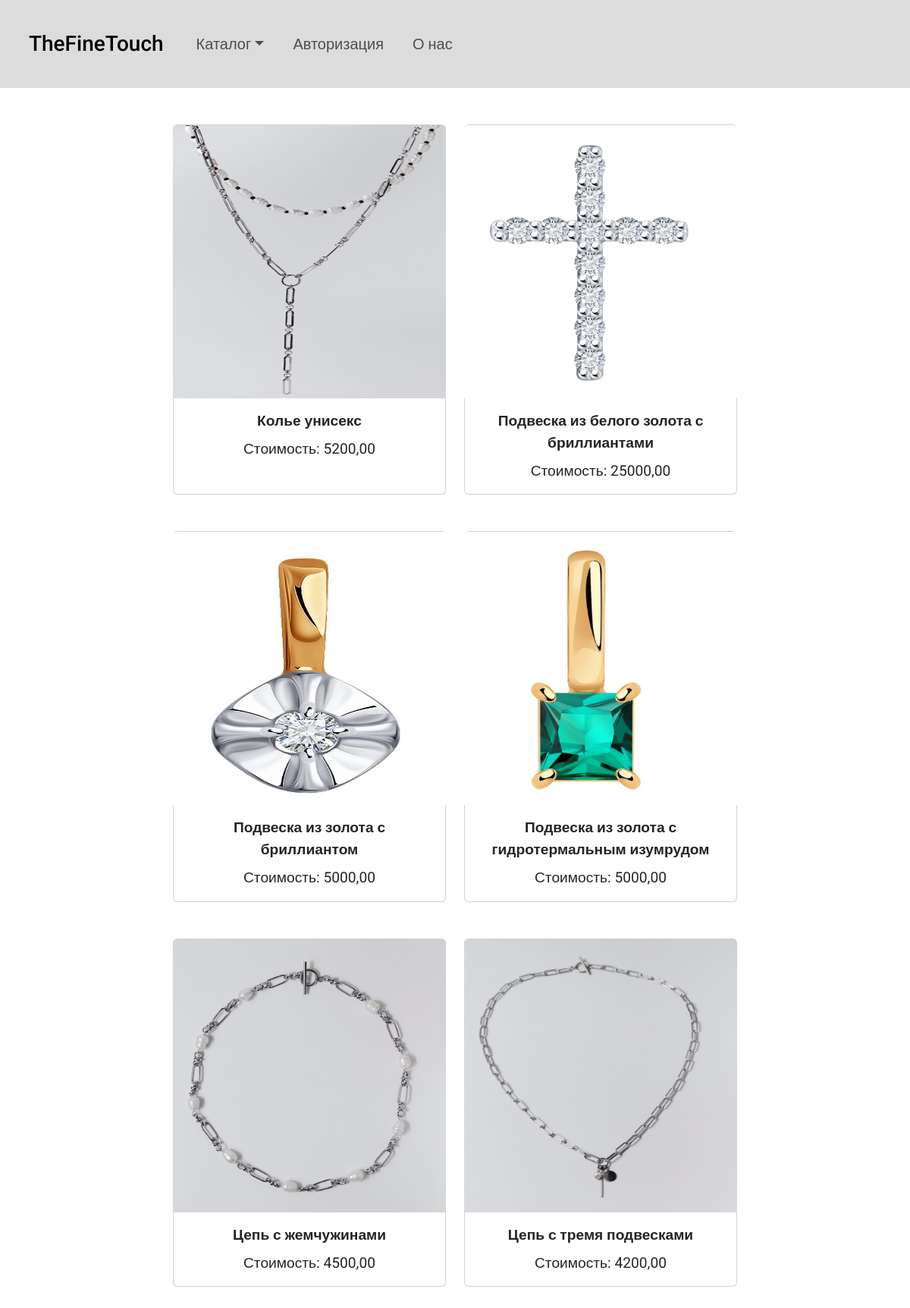
The page / on the database its author committed.
### shop/models.py (models this page shows, shortened)
class Product(models.Model):
    category = models.ForeignKey(Category, on_delete=models.CASCADE)
    name = models.CharField("Название продукта", max_length=150, db_index=True)
    slug = models.CharField(max_length=150, db_index=True, unique=True)
    image = models.ImageField("Изображение",upload_to='product/', blank=True)
    description = models.TextField("Описание",max_length=1000, blank=True)
    price = models.DecimalField("Цена", max_digits=10, decimal_places=2)
    available = models.BooleanField("Доступность",default=True)
    created = models.DateTimeField("Создано", auto_now_add=True)
    uploaded = models.DateTimeField("Обновлено", auto_now=True)
    class Meta:
        ordering = ('name',)
        verbose_name = 'Товар'
        verbose_name_plural = 'Товары'
        index_together = (('id', 'slug'), )

### shop/views.py (the view)
# urls.py: path('', index, name='index'),
def index (request):
    categories = Category.objects.all()
    products = Product.objects.all()
    return render(request, 'shop/index.html', {'cats':categories, 'products': products})

### shop/templates/shop/index.html (shortened to what this page needs)
{% extends 'shop/base.html' %}
{% load static %}
{% block content %}
<link type="text/css" rel="stylesheet" href="{% static 'shop/css/index.css' %}">
<div class="container mb-5">
    <div class="row">
      {% for product in products %}
        <div class="col-sm-6 col-md-4 col-lg-3 mt-5 product">
          <div class="card">
            <div class="image-containter">
              <img src="{{ product.image.url }}" alt="{{ product.name }}" class="card-img-top">
            </div>
            <div class="card-body">
              <p class="card-title"><b>{{ product.name }}</b></p>
              <p class="card-text">Стоимость: {{ product.price }}</p>
            </div>
          </div>
        </div>
      {% endfor %}
    </div>
  </div>
{% endblock %}

### shop/templates/shop/base.html (shortened to what this page needs)
{% load static %}
<!DOCTYPE html>
<html lang="en">
<head>
    <link href="https://cdn.jsdelivr.net/npm/bootstrap@5.3.0-alpha3/dist/css/bootstrap.min.css" rel="stylesheet">
    <link type="text/css" rel="stylesheet" href="{% static 'shop/css/style.css' %}">
</head>
<body background="{% static 'shop/images/background.png' %}">
    <nav class="navbar navbar-expand-lg" style="background-color: #dcdcdc;">
        <div class="container-fluid">
          <a class="navbar-brand" href="{% url 'index' %}">TheFineTouch</a>
          <div class="collapse navbar-collapse" id="navbarNavAltMarkup">
          <div class="navbar-nav">
            <li class="nav-item dropdown">
              <a class="nav-link dropdown-toggle" href="#" role="button" data-bs-toggle="dropdown" aria-expanded="false">Каталог</a>
            </li>
            {% if request.user.is_authenticated %}
              <a class="nav-link alert-ref" href="#">Профиль</a>
              {% if request.session.cart|length %}
                <a href="{% url 'cart_detail' %}" class="nav-link">Корзина</a>
              {% endif %}
            {% else %}
              <a class="nav-link" href="{% url 'login' %}">Авторизация</a>
            {% endif %}
              <a class="nav-link" href="{% url 'about' %}">О нас</a>
            </div>
          </div>
        </div>
    </nav>
    {% block content %}
    {% endblock %}
</body>
</html>

### shop/static/shop/css/style.css (style rules this page uses)
* { padding: 0; margin: 0; box-sizing: border-box; font-family: 'Roboto', sans-serif; }
.container-fluid { padding: 1.5em !important; }
.navbar-brand { padding-left: 0.5em !important; padding-right: 1.25em !important; margin-right: 0 !important; font-size: 1.75em; font-weight: 500; }
.navbar-collapse { font-size: 1.25em !important; }
.dropdown-toggle { padding-right: 1.5em !important; }
.nav-link { padding-right: 1.5em !important; }

### shop/static/shop/css/index.css (style rules this page uses)
.product { width: auto; }
.row { justify-content: center; }
.card { display: flex; flex-direction: column; align-items: center; justify-content: center; height: 100%; width: 15vw; }
.card-img-top { width: 15vw; height: 15vw; }
.card-body { text-align: center; }
@media (max-width: 1367px) and (min-width: 991px) { .card { width: 30vw; } }
@media (max-width: 1367px) and (min-width: 991px) { .card-img-top { width: 30vw; height: 30vw; } }
@media (max-width: 1367px) and (min-width: 991px) { .product { font-size: 1.2em; } }

### rows shown on the page
Product: image (picture), name "Колье унисекс", price "5200,00"
Product: image (picture), name "Подвеска из белого золота с бриллиантами", price "25000,00"
Product: image (picture), name "Подвеска из золота с бриллиантом", price "5000,00"
Product: image (picture), name "Подвеска из золота с гидротермальным изумрудом", price "5000,00"
Product: image (picture), name "Цепь с жемчужинами", price "4500,00"
Product: image (picture), name "Цепь с тремя подвесками", price "4200,00"
